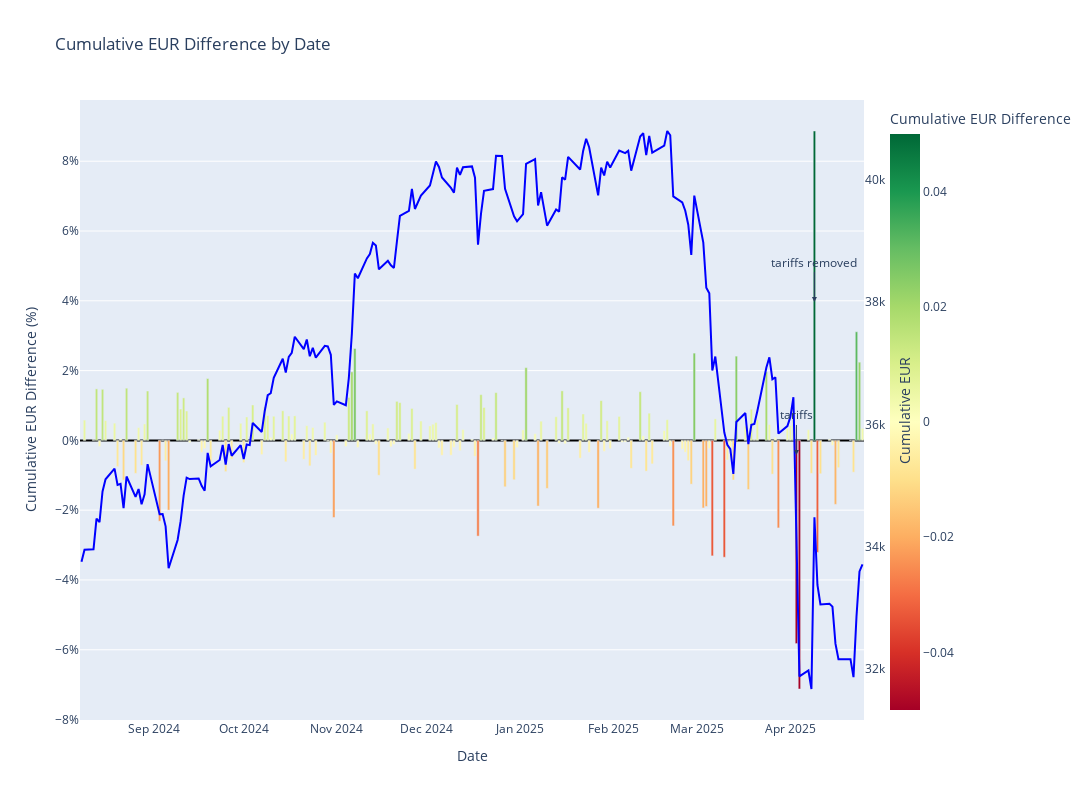

The notebook cell saved with this chart:
### Code cell
# Create a bar chart for cumulative_eur_diff with a gradient color
fig = px.bar(
    all_data_filtered,
    x=all_data_filtered.index,
    y='cumulative_eur_diff',
    title='Cumulative EUR Difference by Date',
    labels={'cumulative_eur_diff': 'Cumulative EUR Difference', 'index': 'Date'},
    color='cumulative_eur_diff',  # Map color to the cumulative_eur_diff values
    color_continuous_scale='RdYlGn',  # Gradient from red to green
    color_continuous_midpoint=0,  # Set midpoint for the gradient
    range_color=[-0.05, 0.05],  # Set the range for color mapping
)

# Customize the layout
fig.update_layout(
    xaxis_title="Date",
    yaxis_title="Cumulative EUR Difference (%)",
    yaxis_tickformat="0.00%",  # Format y-axis as percentage
    height=800,
    width=1500,
    yaxis_zeroline=True,
    yaxis_zerolinecolor="black",
    yaxis_zerolinewidth=2,
)

# Add a line for cumulative_eur on the second y-axis
fig.add_trace(
    px.line(
        all_data_filtered,
        x=all_data_filtered.index,
        y='cumulative_eur',
    ).data[0].update(yaxis='y2', line=dict(color='blue'))
)

# Update the layout to include a second y-axis
fig.update_layout(
    yaxis2=dict(
        title="Cumulative EUR",
        overlaying="y",
        side="right",
        showgrid=False,
        matches=None,
    )
)

fig.update_layout(
    annotations=[
        {
        'x': '2025-04-03',
        'y': 35500, 
        'xref': 'x', 
        'yref': 'y2',
        'text': 'tariffs', 'showarrow': True, 'arrowhead': 2, 'ax': 0, 'ay': -40},
    {
        'x': '2025-04-09',
        'y': 38000, 
        'xref': 'x', 
        'yref': 'y2',
        'text': 'tariffs removed', 'showarrow': True, 'arrowhead': 2, 'ax': 0, 'ay': -40},
    ]
)

fig.show()

### Figure 1 — Plotly figure (JSON) as saved in the notebook; plotly's stock layout.template omitted (floating-point values rounded to 4 significant figures; data arrays with more than 128 entries replaced by an {"elided": "..."} marker saying what was removed)
{"data": [{"hovertemplate": "Date=%{x}<br>Cumulative EUR Difference=%{marker.color}<extra></extra>", "legendgroup": "", "marker": {"color": {"elided": "179 float values"}, "coloraxis": "coloraxis", "pattern": {"shape": ""}}, "name": "", "orientation": "v", "showlegend": false, "textposition": "auto", "type": "bar", "x": {"elided": "179 str values"}, "xaxis": "x", "y": {"elided": "179 float values"}, "yaxis": "y"}, {"hovertemplate": "Date=%{x}<br>cumulative_eur=%{y}<extra></extra>", "legendgroup": "", "line": {"color": "blue", "dash": "solid"}, "marker": {"symbol": "circle"}, "mode": "lines", "name": "", "orientation": "v", "showlegend": false, "type": "scatter", "x": {"elided": "179 str values"}, "xaxis": "x", "y": {"elided": "179 float values"}, "yaxis": "y2"}], "layout": {"annotations": [{"arrowhead": 2, "ax": 0, "ay": -40, "showarrow": true, "text": "tariffs", "x": "2025-04-03", "xref": "x", "y": 35500, "yref": "y2"}, {"arrowhead": 2, "ax": 0, "ay": -40, "showarrow": true, "text": "tariffs removed", "x": "2025-04-09", "xref": "x", "y": 38000, "yref": "y2"}], "barmode": "relative", "coloraxis": {"cmax": 0.05, "cmid": 0, "cmin": -0.05, "colorbar": {"title": {"text": "Cumulative EUR Difference"}}, "colorscale": [[0, "rgb(165,0,38)"], [0.1, "rgb(215,48,39)"], [0.2, "rgb(244,109,67)"], [0.3, "rgb(253,174,97)"], [0.4, "rgb(254,224,139)"], [0.5, "rgb(255,255,191)"], [0.6, "rgb(217,239,139)"], [0.7, "rgb(166,217,106)"], [0.8, "rgb(102,189,99)"], [0.9, "rgb(26,152,80)"], [1, "rgb(0,104,55)"]]}, "height": 800, "legend": {"tracegroupgap": 0}, "title": {"text": "Cumulative EUR Difference by Date"}, "width": 1500, "xaxis": {"anchor": "y", "domain": [0, 1], "title": {"text": "Date"}}, "yaxis": {"anchor": "x", "domain": [0, 1], "tickformat": "0.00%", "title": {"text": "Cumulative EUR Difference (%)"}, "zeroline": true, "zerolinecolor": "black", "zerolinewidth": 2}, "yaxis2": {"overlaying": "y", "showgrid": false, "side": "right", "title": {"text": "Cumulative EUR"}}}}
